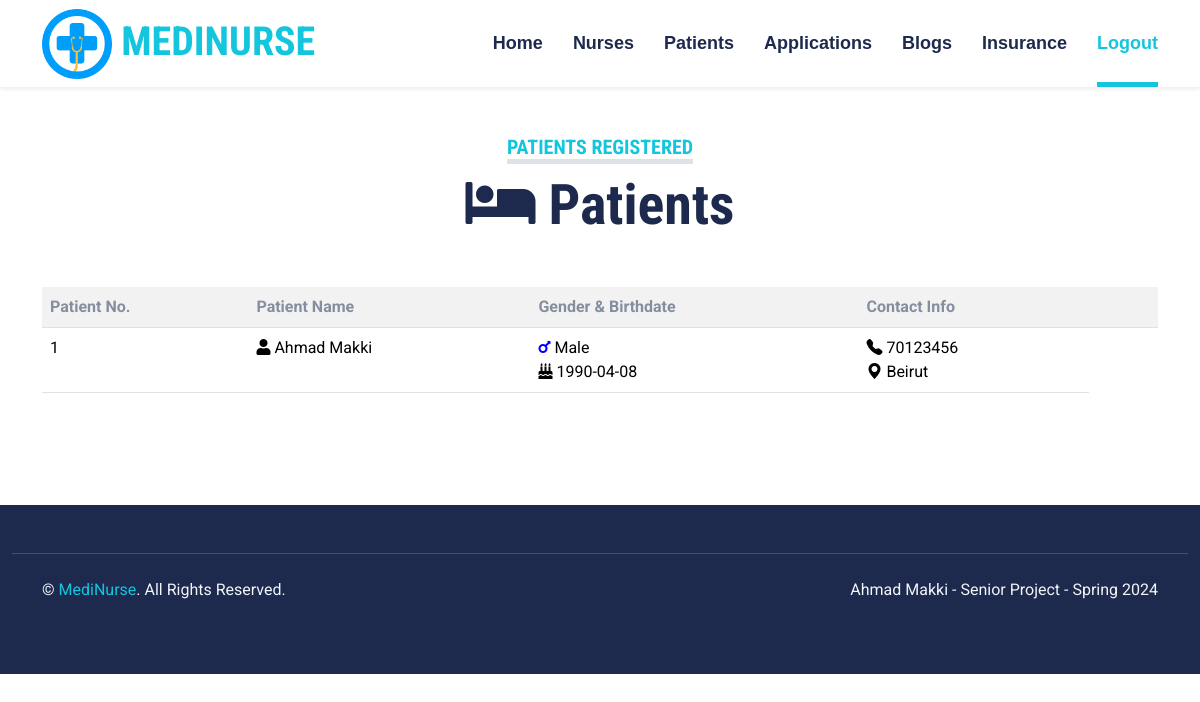
Page /admin/patients.php on the committed database.
### tables this page shows
CREATE TABLE IF NOT EXISTS `patients` (
  `patientID` int(11) NOT NULL,
  `first_name` varchar(100) NOT NULL,
  `last_name` varchar(100) NOT NULL,
  `address` varchar(100) NOT NULL,
  `phone` int(11) NOT NULL,
  `gender` varchar(100) NOT NULL,
  `birthdate` date NOT NULL,
  `password` varchar(100) NOT NULL,
  PRIMARY KEY (`patientID`)
);

### admin/patients.php (the view, shortened to what this page needs)
<?php include "head.php"; ?>
<body>
<?php include "navbar.php"; ?>
<div class="container-fluid py-5">
        <div class="container">
            <div class="text-center mx-auto mb-5" style="max-width: 500px;">
                <h5 class="d-inline-block text-primary text-uppercase border-bottom border-5">Patients Registered</h5>
                <h1 class="display-4"><i class="fa fa-bed"></i> Patients</h1>
            </div>
            <table class="table table-striped" style="color:black">
			<tr>
				<th>Patient No.</th>
				<th>Patient Name</th>
				<th>Gender & Birthdate</th>
				<th>Contact Info</th>
                <th></th>
                <th></th>
			</tr>
<?php
$result = mysqli_query($con,"SELECT * FROM patients ORDER BY patientID ASC");
if(mysqli_num_rows($result)>0){  $n=1;
while($row = mysqli_fetch_array($result)){
?>
				<td><?php echo $n ?></td>
                <td><i class="fa fa-user"></i> <?php echo $row['first_name'] ?> <?php echo $row['last_name'] ?></td>
                        <?php if($row['gender']=="Male"){?>
                        <td><i class="fa fa-mars" style="color:blue"></i> <?php echo $row['gender'] ?>
                        <?php }else{?>
                        <td><i class="fa fa-venus" style="color:pink"></i> <?php echo $row['gender'] ?>
                        <?php } ?>
                <br><i class="fa fa-birthday-cake"></i> <?php echo $row['birthdate'] ?></td>
                <td><i class="bi bi-telephone-fill"></i> <?php echo $row['phone'] ?>
                <br><i class="bi bi-geo-alt-fill"></i> <?php echo $row['address'] ?></td>
                <?php $n++; }} else {echo "No Patients Found";}?>
		    </table>
        </div>
    </div>
<?php include "footer.php"; ?>

### css/style.css (style rules this page uses)
:root { --primary: #13C5DD; --secondary: #354F8E; --light: #EFF5F9; --dark: #1D2A4D; }

### rows in the picture
patients: first_name "Ahmad", last_name "Makki", gender "Male", birthdate "1990-04-08", phone "70123456", address "Beirut"
